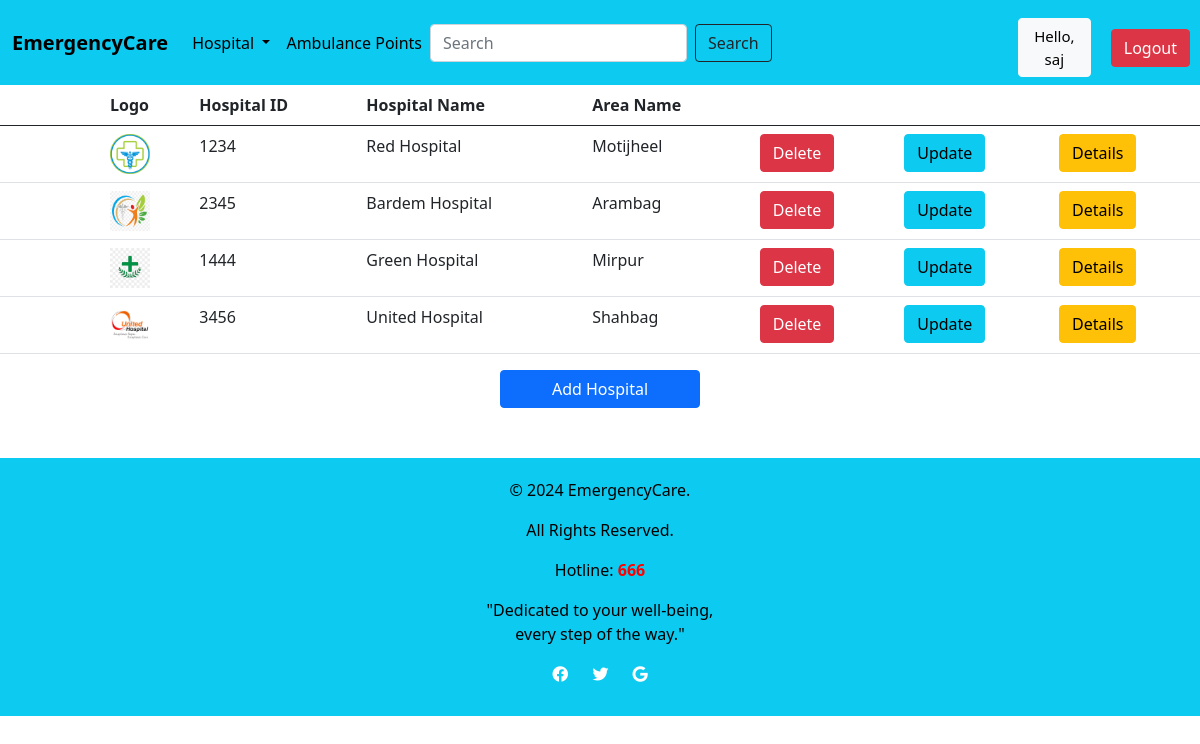
/Hospital/ (signed in), run on an earlier commit of the app's database.
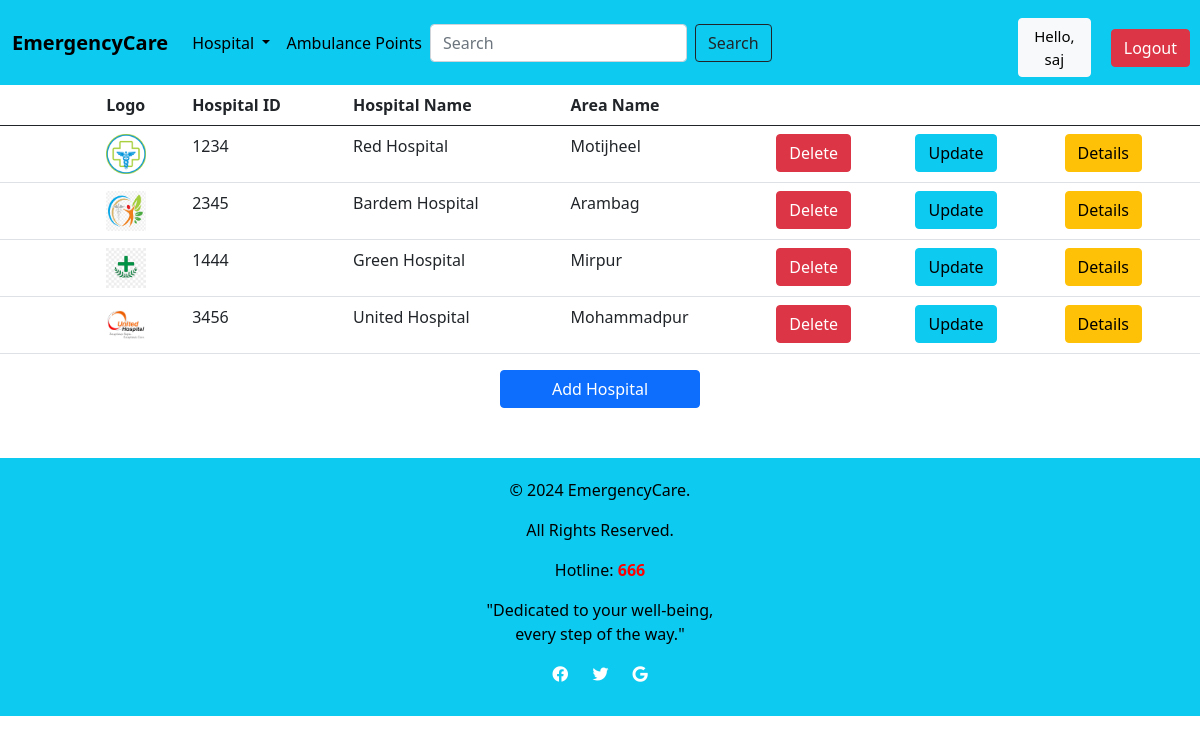
And on a later commit of the database.
### Location/models.py (models this page shows, shortened)
class Hospital(models.Model):
    H_ID = models.CharField(max_length=200)
    H_name = models.CharField(max_length=200)
    Area_name = models.ForeignKey(Location, on_delete=models.CASCADE)
    image = models.ImageField(upload_to='images/',blank=True, null=True, default='images/default.jpg')

class Location(models.Model):
    Area_name = models.CharField(max_length=200)
    def __str__(self):
        return self.Area_name

### Location/views.py (the view)
# urls.py: path('Hospital/',l_views.hospital,name='hospital'),
@login_required(login_url='login')
def hospital(request):
    hospital = Hospital.objects.all()
    context={
       'hospital':hospital,
    }
    return render(request,template_name='hospital/hospital.html',context=context)

### templates/hospital/hospital.html
{% extends 'hospital/Home.html' %}
{% block content %}
{% load static %}
<table class="table">
    <thead>
        <tr>
            <th></th>
            <th></th>
            <th></th>
            <th></th>
            <th scope="col">Logo</th>
            <th scope="col">Hospital ID</th>
            <th scope="col">Hospital Name</th>
            <th scope="col">Area Name</th>
            <th></th>
            <th></th>
            <th></th>
        </tr>
    </thead>
    <tbody>
        {% for h in hospital %}
        <tr>
            <td></td>
            <td></td>
            <td></td>
            <td></td>
            <td><img src="{{h.image.url}}" style="height: 40px; width: 40px;"></td>
            <td>{{h.H_ID}}</td>
            <td>{{h.H_name}}</td>
            <td>{{h.Area_name}}</td>
            {% if request.user.is_staff %}
            <td><a href="{% url 'delete_hospital' h.id %}" class="btn btn-danger">Delete</a></td>
            <td><a href="{% url 'update_hospital' h.id %}" class="btn btn-info">Update</a></td>
            {% endif %}
            <td><a href="{% url 'Details' h.id %}" class="btn btn-warning">Details</a></td>
        </tr>
        {% endfor %}
    </tbody>
</table>
{% if request.user.is_staff %}
<div class="d-grid gap-2 col-2 mx-auto" style="...">
    <a href="{% url 'add_hospital' %}" class="btn btn-primary">Add Hospital</a>
</div>
{% endif %}
{% endblock %}

What changed in the data, as far as the page shows it:
changed Hospital "United Hospital": Area_name "Shahbag" → "Mohammadpur"
